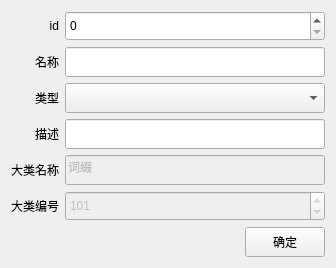
<?xml version="1.0" encoding="UTF-8"?>
<ui version="4.0">
 <class>AffixWgt</class>
 <widget class="QWidget" name="AffixWgt">
  <property name="geometry">
   <rect>
    <x>0</x>
    <y>0</y>
    <width>336</width>
    <height>266</height>
   </rect>
  </property>
  <property name="windowTitle">
   <string>Form</string>
  </property>
  <layout class="QGridLayout" name="gridLayout">
   <item row="6" column="1">
    <layout class="QHBoxLayout" name="horizontalLayout">
     <item>
      <spacer name="horizontalSpacer">
       <property name="orientation">
        <enum>Qt::Horizontal</enum>
       </property>
       <property name="sizeHint" stdset="0">
        <size>
         <width>40</width>
         <height>20</height>
        </size>
       </property>
      </spacer>
     </item>
     <item>
      <widget class="QPushButton" name="m_pBtnOK">
       <property name="minimumSize">
        <size>
         <width>0</width>
         <height>30</height>
        </size>
       </property>
       <property name="maximumSize">
        <size>
         <width>16777215</width>
         <height>30</height>
        </size>
       </property>
       <property name="text">
        <string>确定</string>
       </property>
      </widget>
     </item>
    </layout>
   </item>
   <item row="2" column="0">
    <widget class="QLabel" name="label_3">
     <property name="minimumSize">
      <size>
       <width>0</width>
       <height>30</height>
      </size>
     </property>
     <property name="maximumSize">
      <size>
       <width>16777215</width>
       <height>30</height>
      </size>
     </property>
     <property name="text">
      <string>类型</string>
     </property>
     <property name="alignment">
      <set>Qt::AlignRight|Qt::AlignTrailing|Qt::AlignVCenter</set>
     </property>
    </widget>
   </item>
   <item row="2" column="1">
    <widget class="QComboBox" name="type">
     <property name="minimumSize">
      <size>
       <width>0</width>
       <height>30</height>
      </size>
     </property>
     <property name="maximumSize">
      <size>
       <width>16777215</width>
       <height>30</height>
      </size>
     </property>
    </widget>
   </item>
   <item row="4" column="1">
    <widget class="QLineEdit" name="name1">
     <property name="enabled">
      <bool>false</bool>
     </property>
     <property name="minimumSize">
      <size>
       <width>0</width>
       <height>30</height>
      </size>
     </property>
     <property name="maximumSize">
      <size>
       <width>16777215</width>
       <height>30</height>
      </size>
     </property>
     <property name="text">
      <string>词缀</string>
     </property>
    </widget>
   </item>
   <item row="0" column="1">
    <widget class="Tool_NumberEdit" name="id">
     <property name="minimumSize">
      <size>
       <width>0</width>
       <height>30</height>
      </size>
     </property>
     <property name="maximumSize">
      <size>
       <width>16777215</width>
       <height>30</height>
      </size>
     </property>
    </widget>
   </item>
   <item row="3" column="0">
    <widget class="QLabel" name="label_4">
     <property name="minimumSize">
      <size>
       <width>0</width>
       <height>30</height>
      </size>
     </property>
     <property name="maximumSize">
      <size>
       <width>16777215</width>
       <height>30</height>
      </size>
     </property>
     <property name="text">
      <string>描述</string>
     </property>
     <property name="alignment">
      <set>Qt::AlignRight|Qt::AlignTrailing|Qt::AlignVCenter</set>
     </property>
    </widget>
   </item>
   <item row="1" column="0">
    <widget class="QLabel" name="label_2">
     <property name="minimumSize">
      <size>
       <width>0</width>
       <height>30</height>
      </size>
     </property>
     <property name="maximumSize">
      <size>
       <width>16777215</width>
       <height>30</height>
      </size>
     </property>
     <property name="text">
      <string>名称</string>
     </property>
     <property name="alignment">
      <set>Qt::AlignRight|Qt::AlignTrailing|Qt::AlignVCenter</set>
     </property>
    </widget>
   </item>
   <item row="4" column="0">
    <widget class="QLabel" name="label_5">
     <property name="minimumSize">
      <size>
       <width>0</width>
       <height>30</height>
      </size>
     </property>
     <property name="maximumSize">
      <size>
       <width>16777215</width>
       <height>30</height>
      </size>
     </property>
     <property name="text">
      <string>大类名称</string>
     </property>
     <property name="alignment">
      <set>Qt::AlignRight|Qt::AlignTrailing|Qt::AlignVCenter</set>
     </property>
    </widget>
   </item>
   <item row="3" column="1">
    <widget class="QLineEdit" name="descr">
     <property name="minimumSize">
      <size>
       <width>0</width>
       <height>30</height>
      </size>
     </property>
     <property name="maximumSize">
      <size>
       <width>16777215</width>
       <height>30</height>
      </size>
     </property>
    </widget>
   </item>
   <item row="5" column="1">
    <widget class="Tool_NumberEdit" name="typenum">
     <property name="enabled">
      <bool>false</bool>
     </property>
     <property name="minimumSize">
      <size>
       <width>0</width>
       <height>30</height>
      </size>
     </property>
     <property name="maximumSize">
      <size>
       <width>16777215</width>
       <height>30</height>
      </size>
     </property>
     <property name="maximum">
      <number>999999</number>
     </property>
     <property name="value">
      <number>101</number>
     </property>
    </widget>
   </item>
   <item row="0" column="0">
    <widget class="QLabel" name="label">
     <property name="minimumSize">
      <size>
       <width>0</width>
       <height>30</height>
      </size>
     </property>
     <property name="maximumSize">
      <size>
       <width>16777215</width>
       <height>30</height>
      </size>
     </property>
     <property name="text">
      <string>id</string>
     </property>
     <property name="alignment">
      <set>Qt::AlignRight|Qt::AlignTrailing|Qt::AlignVCenter</set>
     </property>
    </widget>
   </item>
   <item row="5" column="0">
    <widget class="QLabel" name="label_6">
     <property name="minimumSize">
      <size>
       <width>0</width>
       <height>30</height>
      </size>
     </property>
     <property name="maximumSize">
      <size>
       <width>16777215</width>
       <height>30</height>
      </size>
     </property>
     <property name="text">
      <string>大类编号</string>
     </property>
     <property name="alignment">
      <set>Qt::AlignRight|Qt::AlignTrailing|Qt::AlignVCenter</set>
     </property>
    </widget>
   </item>
   <item row="1" column="1">
    <widget class="QLineEdit" name="name2">
     <property name="minimumSize">
      <size>
       <width>0</width>
       <height>30</height>
      </size>
     </property>
     <property name="maximumSize">
      <size>
       <width>16777215</width>
       <height>30</height>
      </size>
     </property>
    </widget>
   </item>
   <item row="7" column="1">
    <spacer name="verticalSpacer">
     <property name="orientation">
      <enum>Qt::Vertical</enum>
     </property>
     <property name="sizeHint" stdset="0">
      <size>
       <width>20</width>
       <height>40</height>
      </size>
     </property>
    </spacer>
   </item>
  </layout>
 </widget>
 <customwidgets>
  <customwidget>
   <class>Tool_NumberEdit</class>
   <extends>QSpinBox</extends>
   <header location="global">../Tools/tool_numberedit.h</header>
  </customwidget>
 </customwidgets>
 <resources/>
 <connections/>
</ui>
